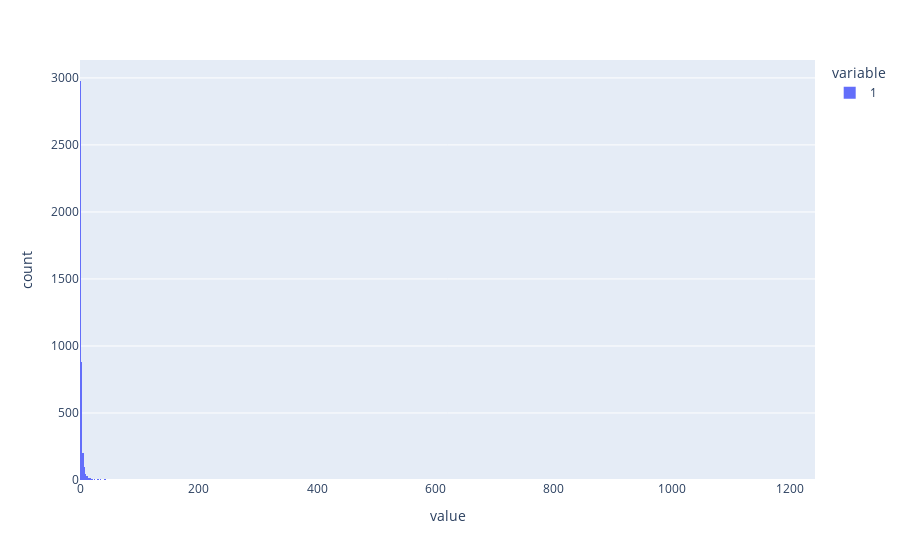

The notebook cell saved with this chart:
### Code cell
_entities = pd.read_csv("../Dataset/Entities.csv")
px.histogram(_entities["1"])

### Figure 1 — Plotly figure (JSON) as saved in the notebook; plotly's stock layout.template omitted (floating-point values rounded to 4 significant figures; data arrays with more than 128 entries replaced by an {"elided": "..."} marker saying what was removed)
{"data": [{"alignmentgroup": "True", "bingroup": "x", "hovertemplate": "variable=1<br>value=%{x}<br>count=%{y}<extra></extra>", "legendgroup": "1", "marker": {"color": "#636efa", "pattern": {"shape": ""}}, "name": "1", "offsetgroup": "1", "orientation": "v", "showlegend": true, "type": "histogram", "x": {"elided": "4395 int values"}, "xaxis": "x", "yaxis": "y"}], "layout": {"barmode": "relative", "legend": {"title": {"text": "variable"}, "tracegroupgap": 0}, "margin": {"t": 60}, "xaxis": {"anchor": "y", "domain": [0, 1], "title": {"text": "value"}}, "yaxis": {"anchor": "x", "domain": [0, 1], "title": {"text": "count"}}}}
